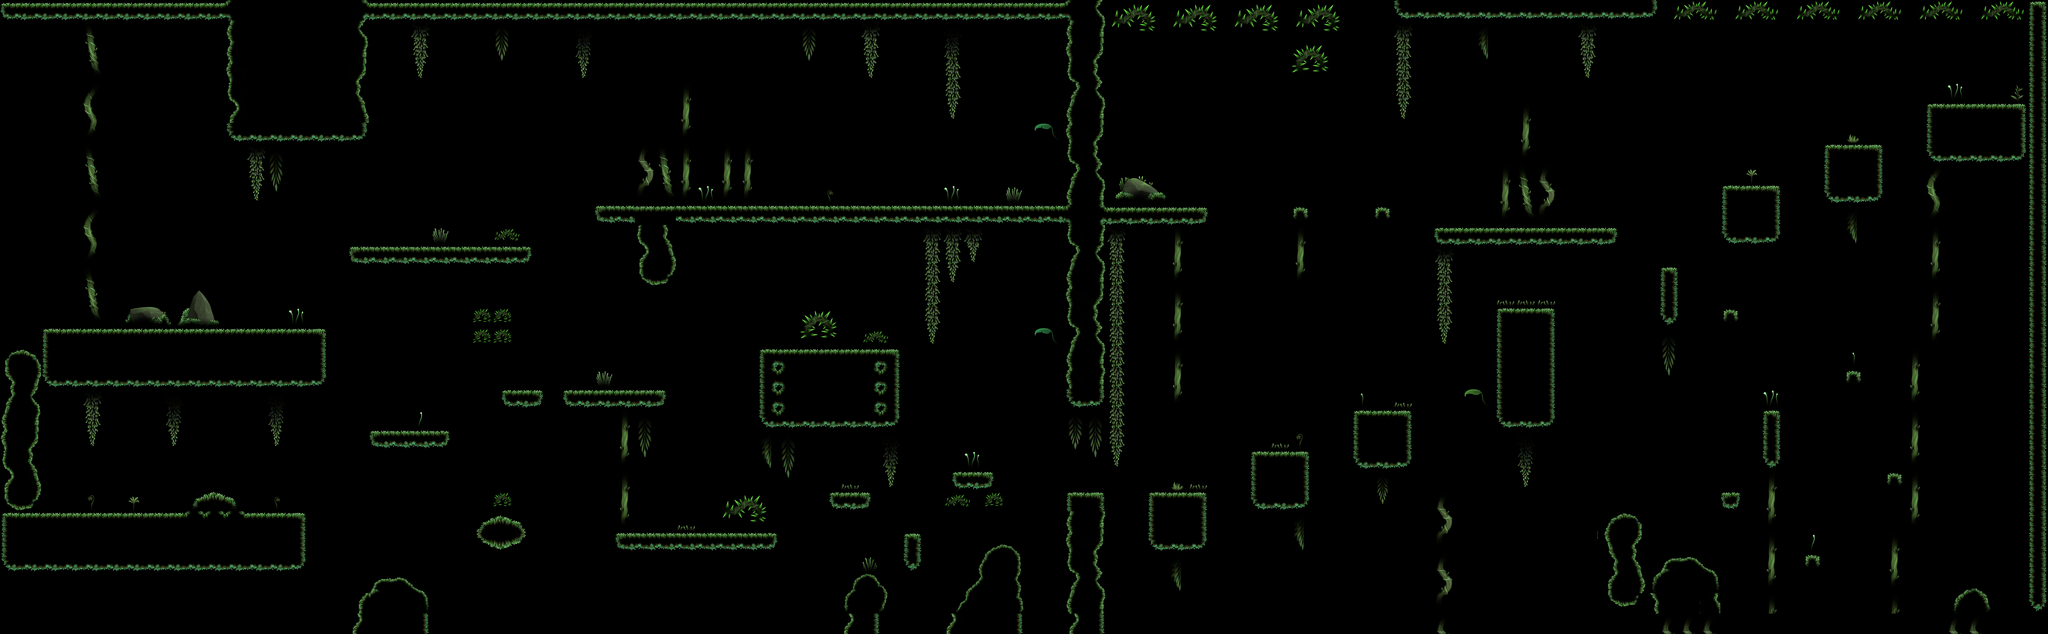

A level layout from a 2D game, rendered from its tile map. Below: a short description, then the map file with tile-grid data replaced by summaries:
An orthogonal 100x31 tile map with 64x64 px tiles, 1 tile layer (Calque 1).

<map version="1.4" tiledversion="1.4.3" orientation="orthogonal" renderorder="right-down" width="100" height="31" tilewidth="64" tileheight="64" infinite="0" nextlayerid="2" nextobjectid="1">
 <editorsettings>
  <export target="carteTest.csv" format="csv" />
 </editorsettings>
 <tileset firstgid="1" source="../tilesets/caverne_moussue.tsx" />
 <layer id="1" name="Calque 1" width="100" height="31">
  <data>[3100 cells, 896 non-empty, 183 distinct tile ids]</data>
 </layer>
</map>
